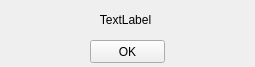
<?xml version="1.0" encoding="UTF-8"?>
<ui version="4.0">
 <class>WinnerTicTac</class>
 <widget class="QWidget" name="WinnerTicTac">
  <property name="geometry">
   <rect>
    <x>0</x>
    <y>0</y>
    <width>255</width>
    <height>67</height>
   </rect>
  </property>
  <property name="windowTitle">
   <string>Form</string>
  </property>
  <widget class="QPushButton" name="pushButton">
   <property name="geometry">
    <rect>
     <x>90</x>
     <y>40</y>
     <width>75</width>
     <height>23</height>
    </rect>
   </property>
   <property name="text">
    <string>OK</string>
   </property>
  </widget>
  <widget class="QLabel" name="label">
   <property name="geometry">
    <rect>
     <x>10</x>
     <y>10</y>
     <width>231</width>
     <height>20</height>
    </rect>
   </property>
   <property name="layoutDirection">
    <enum>Qt::LeftToRight</enum>
   </property>
   <property name="text">
    <string>TextLabel</string>
   </property>
   <property name="alignment">
    <set>Qt::AlignCenter</set>
   </property>
  </widget>
 </widget>
 <resources/>
 <connections/>
</ui>
